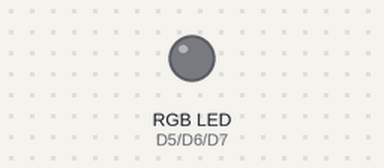
Bench run of a sketch on a simulated ESP8266 (NodeMCU). Parts: an RGB LED mixed from three pins (HIGH = lit).

Above: at 0.15 s.
Timing chart, 0 to 40.0 s (numbered marks = the images above):
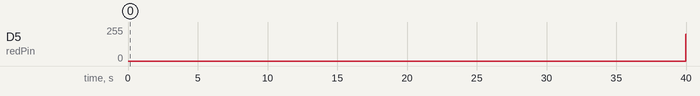

The sketch:

fade_color_with_rgb_and_node_mcu.ino
```cpp
int delay_time=5;
int redPin=D5;
int greenPin=D6;
int bluePin=D7;
void setup() {
  pinMode(redPin,OUTPUT);
  pinMode(greenPin,OUTPUT);
  pinMode(bluePin,OUTPUT);
}

void loop() {
  for(int i=0;i<255;i++)
  {
    analogWrite(redPin,i);
    analogWrite(greenPin,0);
    analogWrite(bluePin,0);
    delay(delay_time);
  }
  for(int i=255;i>0;i--)
  {
    analogWrite(redPin,i);
    analogWrite(greenPin,0);
    analogWrite(bluePin,0);
    delay(delay_time);
  }                     //Fade RED on and off

  for(int i=0;i<255;i++)
  {
    analogWrite(redPin,0);
    analogWrite(greenPin,i);
    analogWrite(bluePin,0);
    delay(delay_time);
  }
  for(int i=255;i>0;i--)
  {
    analogWrite(redPin,0);
    analogWrite(greenPin,i);
    analogWrite(bluePin,0);
    delay(delay_time);
  }                     //Fade GREEN on and off


  for(int i=0;i<255;i++)
  {
    analogWrite(redPin,0);
    analogWrite(greenPin,0);
    analogWrite(bluePin,i);
    delay(delay_time);
  }
  for(int i=255;i>0;i--)
  {
    analogWrite(redPin,0);
    analogWrite(greenPin,0);
    analogWrite(bluePin,i);
    delay(delay_time);
  }                     //Fade BLUE on and off
}
```

Measured:
- by itself, D5 (redPin): 0/255 → 199/255 at 40.0 s
